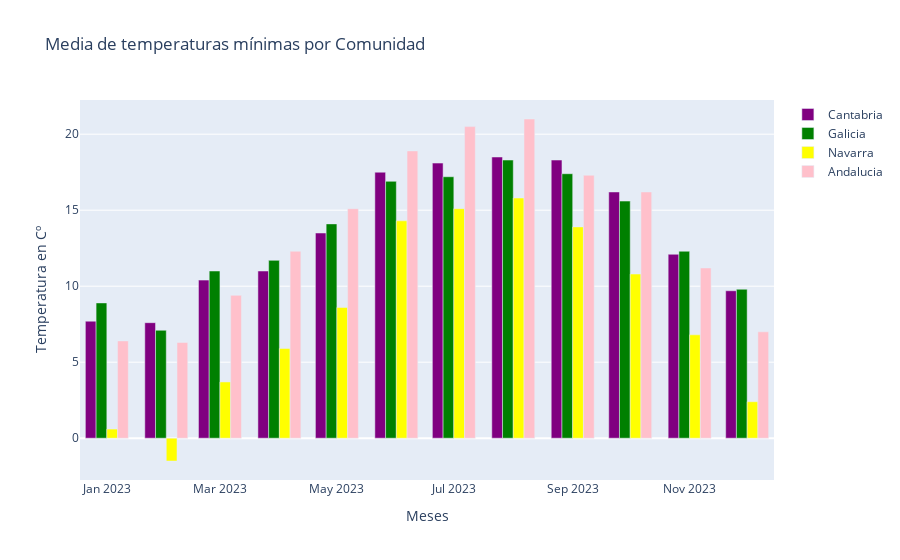

Source (notebook cell):
### Markdown cell above
Ahora pasaremos a graficar la media de las temperaturas mínimas.

### Code cell
fig = go.Figure()

fig.add_trace(go.Bar(x=df_1["fechas"], y=df_1["temp_min_cantabria"], name="Cantabria", marker_color="purple"))
fig.add_trace(go.Bar(x=df_1["fechas"], y=df_1["temp_min_galicia"], name="Galicia", marker_color="green"))
fig.add_trace(go.Bar(x=df_1["fechas"], y=df_1["temp_min_navarra"], name="Navarra", marker_color="yellow"))
fig.add_trace(go.Bar(x=df_1["fechas"], y=df_1["temp_min_andalucia"], name="Andalucia",  marker_color="pink"))

# Configura el layout
fig.update_layout(title="Media de temperaturas mínimas por Comunidad",
                  xaxis_title="Meses",
                  yaxis_title="Temperatura en Cº",
                  barmode='group')

fig.show()

### Figure 1 — Plotly figure (JSON) as saved in the notebook; plotly's stock layout.template omitted (floating-point values rounded to 4 significant figures)
{"data": [{"marker": {"color": "purple"}, "name": "Cantabria", "type": "bar", "x": ["2023-10", "2023-11", "2023-12", "2023-1", "2023-2", "2023-3", "2023-4", "2023-5", "2023-6", "2023-7", "2023-8", "2023-9"], "y": [16.2, 12.1, 9.7, 7.7, 7.6, 10.4, 11, 13.5, 17.5, 18.1, 18.5, 18.3]}, {"marker": {"color": "green"}, "name": "Galicia", "type": "bar", "x": ["2023-10", "2023-11", "2023-12", "2023-1", "2023-2", "2023-3", "2023-4", "2023-5", "2023-6", "2023-7", "2023-8", "2023-9"], "y": [15.6, 12.3, 9.8, 8.9, 7.1, 11, 11.7, 14.1, 16.9, 17.2, 18.3, 17.4]}, {"marker": {"color": "yellow"}, "name": "Navarra", "type": "bar", "x": ["2023-10", "2023-11", "2023-12", "2023-1", "2023-2", "2023-3", "2023-4", "2023-5", "2023-6", "2023-7", "2023-8", "2023-9"], "y": [10.8, 6.8, 2.4, 0.6, -1.5, 3.7, 5.9, 8.6, 14.3, 15.1, 15.8, 13.9]}, {"marker": {"color": "pink"}, "name": "Andalucia", "type": "bar", "x": ["2023-10", "2023-11", "2023-12", "2023-1", "2023-2", "2023-3", "2023-4", "2023-5", "2023-6", "2023-7", "2023-8", "2023-9"], "y": [16.2, 11.2, 7, 6.4, 6.3, 9.4, 12.3, 15.1, 18.9, 20.5, 21, 17.3]}], "layout": {"barmode": "group", "title": {"text": "Media de temperaturas mínimas por Comunidad"}, "xaxis": {"title": {"text": "Meses"}}, "yaxis": {"title": {"text": "Temperatura en Cº"}}}}
